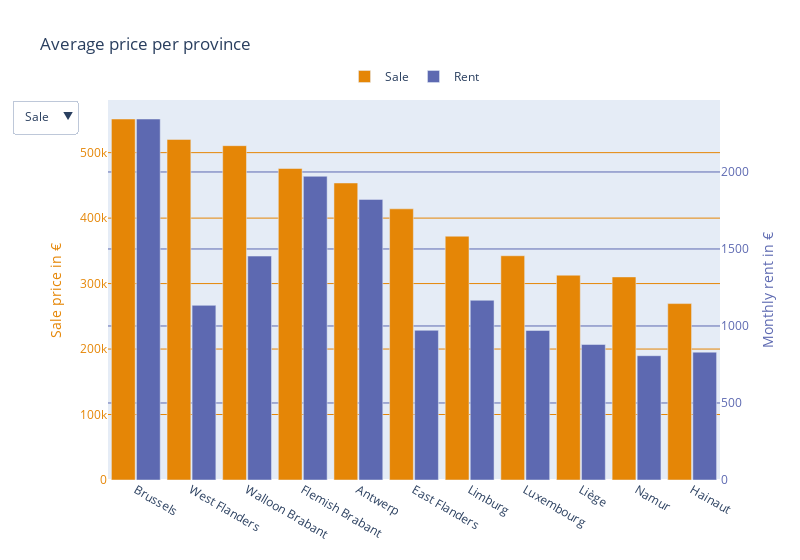

Notebook source saved alongside this figure:
### Code cell
fig = go.Figure()
colors = px.colors.qualitative.Vivid
fig.add_trace(
    go.Bar(
        x=price_sale_province['Province'],
        y=price_sale_province['Price'],
        name='Sale',
        offsetgroup=1,
        marker=dict(
            color=colors[0]
        )
    )
)
fig.add_trace(
    go.Bar(
        x=price_rent_province['Province'],
        y=price_rent_province['Price'],
        name='Rent',
        yaxis='y2',
        offsetgroup=2,
        marker=dict(
            color=colors[1]
        )
    )
)
fig.update_traces(
    hovertemplate='<b>%{y:,.0f} €</b>',   
)
buttons=[
    dict(
        label="Sale",
        method="update",
        args=[{},dict(
            xaxis=dict(
                categoryarray=price_sale_province['Province']
            )   
        )]
    ),
    dict(
        label="Rent",
        method="update",
        args=[{},dict(
            xaxis=dict(
                categoryarray=price_rent_province['Province']
            )   
        )]
    )
]
fig.update_layout(
    title='Average price per province',
    width = 800,
    updatemenus=[dict(
        buttons=buttons
    )],
    legend=dict(
        x=0.5,
        y=1.1,
        orientation='h',
        xanchor='center'
    ),
    yaxis=dict(
        gridcolor=colors[0],
        color=colors[0],
        title='Sale price in €'
    ),
    yaxis2=dict(
        overlaying='y',
        side='right',
        gridcolor=colors[1],
        color=colors[1],
        title='Monthly rent in €'
    ),
    xaxis=dict(
        categoryorder='array',
    ),
    bargap=0.1,
    bargroupgap=0.05,
    hovermode='x unified',
)
fig.show()

### Figure 1 — Plotly figure (JSON) as saved in the notebook; plotly's stock layout.template omitted (floating-point values rounded to 4 significant figures)
{"data": [{"hovertemplate": "<b>%{y:,.0f} €</b>", "marker": {"color": "rgb(229, 134, 6)"}, "name": "Sale", "offsetgroup": "1", "type": "bar", "x": ["Brussels", "West Flanders", "Walloon Brabant", "Flemish Brabant", "Antwerp", "East Flanders", "Limburg", "Luxembourg", "Liège", "Namur", "Hainaut"], "y": [551392, 520240, 510634, 475761, 453666, 414187, 372382, 342516, 312807, 310185, 269463]}, {"hovertemplate": "<b>%{y:,.0f} €</b>", "marker": {"color": "rgb(93, 105, 177)"}, "name": "Rent", "offsetgroup": "2", "type": "bar", "x": ["Brussels", "Flemish Brabant", "Antwerp", "Walloon Brabant", "Limburg", "West Flanders", "East Flanders", "Luxembourg", "Liège", "Hainaut", "Namur"], "y": [2344, 1972, 1822, 1454, 1167, 1134, 972, 971, 880, 830, 807], "yaxis": "y2"}], "layout": {"bargap": 0.1, "bargroupgap": 0.05, "hovermode": "x unified", "legend": {"orientation": "h", "x": 0.5, "xanchor": "center", "y": 1.1}, "title": {"text": "Average price per province"}, "updatemenus": [{"buttons": [{"args": [{}, {"xaxis": {"categoryarray": ["Brussels", "West Flanders", "Walloon Brabant", "Flemish Brabant", "Antwerp", "East Flanders", "Limburg", "Luxembourg", "Liège", "Namur", "Hainaut"]}}], "label": "Sale", "method": "update"}, {"args": [{}, {"xaxis": {"categoryarray": ["Brussels", "Flemish Brabant", "Antwerp", "Walloon Brabant", "Limburg", "West Flanders", "East Flanders", "Luxembourg", "Liège", "Hainaut", "Namur"]}}], "label": "Rent", "method": "update"}]}], "width": 800, "xaxis": {"categoryorder": "array"}, "yaxis": {"color": "rgb(229, 134, 6)", "gridcolor": "rgb(229, 134, 6)", "title": {"text": "Sale price in €"}}, "yaxis2": {"color": "rgb(93, 105, 177)", "gridcolor": "rgb(93, 105, 177)", "overlaying": "y", "side": "right", "title": {"text": "Monthly rent in €"}}}}
